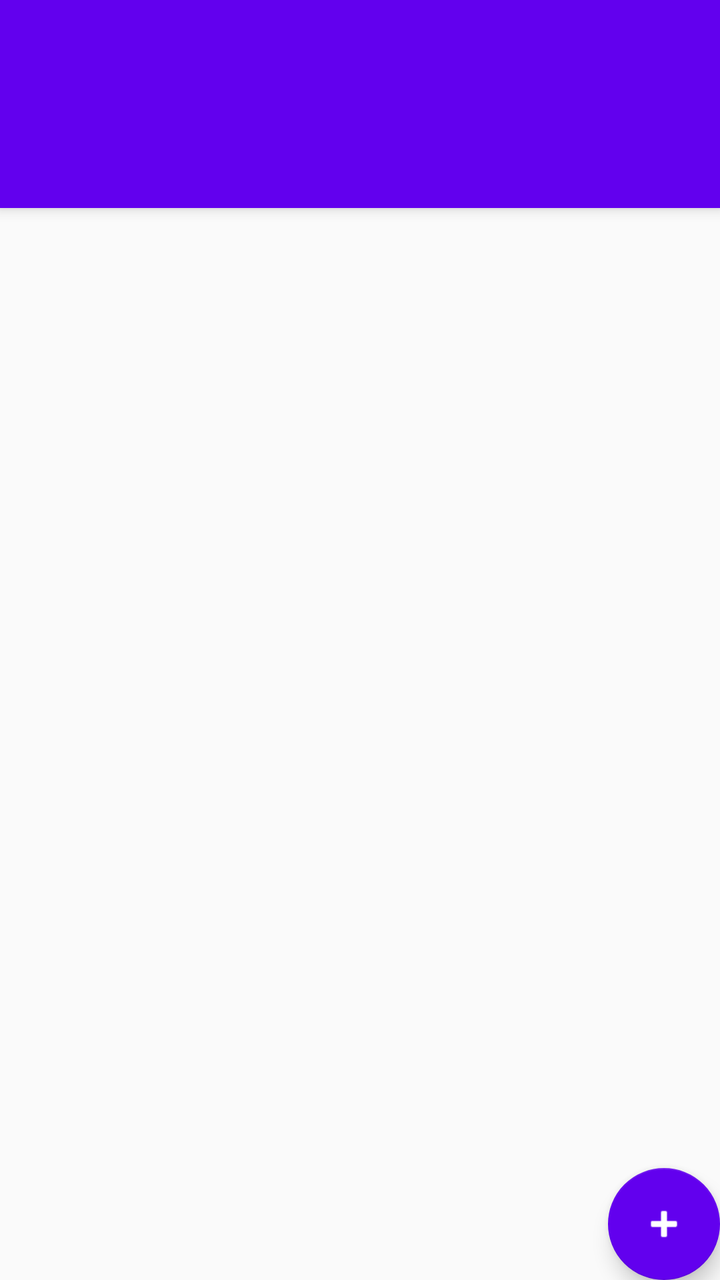
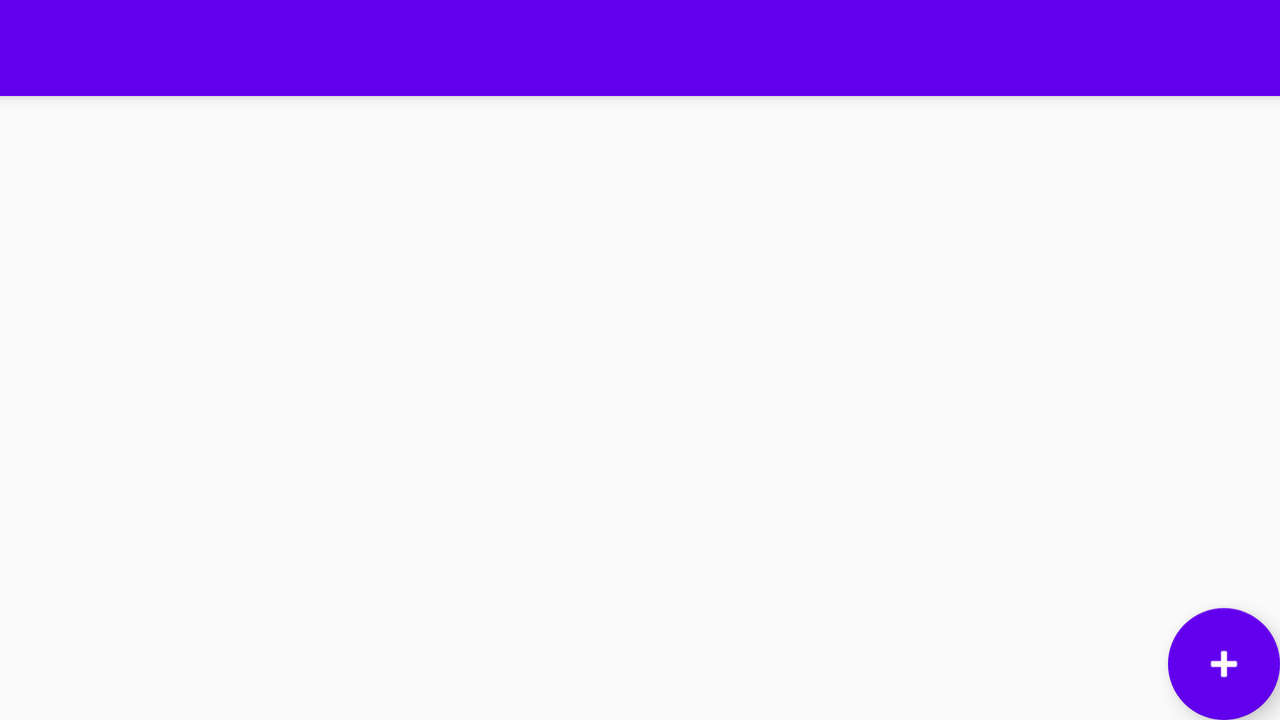

An Android layout and its configuration variant, each rendered on a device that would load it. The default file and the variant file are quoted in full after the pictures.
<!-- AndroidManifest.xml: activity theme AppTheme.NoActionBar -->
<!-- res/layout/activity_home.xml -->
<?xml version="1.0" encoding="utf-8"?>
<android.support.design.widget.CoordinatorLayout xmlns:android="http://schemas.android.com/apk/res/android"
    xmlns:app="http://schemas.android.com/apk/res-auto"
    xmlns:tools="http://schemas.android.com/tools"
    android:layout_width="match_parent"
    android:layout_height="match_parent"
    android:fitsSystemWindows="true"
    tools:context="android.jvedang.locationreminder.HomeActivity">

    <android.support.design.widget.AppBarLayout
        android:layout_width="match_parent"
        android:layout_height="wrap_content"
        android:theme="@style/AppTheme.AppBarOverlay">

        <android.support.v7.widget.Toolbar
            android:id="@+id/toolbar"
            android:layout_width="match_parent"
            android:layout_height="?attr/actionBarSize"
            android:background="?attr/colorPrimary"
            app:layout_scrollFlags="scroll|enterAlways" />


        <android.support.design.widget.TabLayout
            android:id="@+id/tabLayout"
            android:layout_width="match_parent"
            android:layout_height="wrap_content"
            app:tabTextColor="@android:color/white"
            app:tabSelectedTextColor="@android:color/white"
            app:tabIndicatorColor="@android:color/white"
            app:tabMode="fixed"
            app:tabGravity="fill"
            app:tabIndicatorHeight="6dp"/>

    </android.support.design.widget.AppBarLayout>

    <android.support.v4.view.ViewPager
        android:id="@+id/viewPager"
        android:layout_width="match_parent"
        android:layout_height="match_parent"
        app:layout_behavior="@string/appbar_scrolling_view_behavior"/>

    <android.support.design.widget.FloatingActionButton
        android:id="@+id/fab"
        android:layout_width="wrap_content"
        android:layout_height="wrap_content"
        android:layout_gravity="bottom|end"
        android:layout_margin="@dimen/fab_margin"
        android:src="@android:drawable/ic_input_add"
        android:baselineAlignBottom="false"
        android:clickable="false"
        android:tint="@color/primary_text_default_material_dark" />

</android.support.design.widget.CoordinatorLayout>
<!-- resources referenced by this layout -->
<resources>
  <style name="AppTheme.AppBarOverlay" parent="ThemeOverlay.AppCompat.Dark.ActionBar" />
  <style name="AppTheme.NoActionBar">
          <item name="windowActionBar">false</item>
          <item name="windowNoTitle">true</item>
          <item name="colorAccent">@color/colorPrimary</item>
          <item name="colorPrimaryDark">@color/colorPrimary</item>
  
      </style>
</resources>
<!-- res/layout-land/activity_home.xml (the repository's variant of the layout above) -->
<!-- drawn on the phone turned sideways -->
<?xml version="1.0" encoding="utf-8"?>
<android.support.design.widget.CoordinatorLayout xmlns:android="http://schemas.android.com/apk/res/android"
    xmlns:app="http://schemas.android.com/apk/res-auto"
    xmlns:tools="http://schemas.android.com/tools"
    android:layout_width="match_parent"
    android:layout_height="match_parent"
    android:fitsSystemWindows="true"
    tools:context="android.jvedang.locationreminder.HomeActivity">

    <android.support.design.widget.AppBarLayout
        android:layout_width="match_parent"
        android:layout_height="wrap_content"
        android:theme="@style/AppTheme.AppBarOverlay">

        <android.support.v7.widget.Toolbar
            android:id="@+id/toolbar"
            android:layout_width="match_parent"
            android:layout_height="?attr/actionBarSize"
            android:background="?attr/colorPrimary"
            app:layout_scrollFlags="scroll|enterAlways" />



    </android.support.design.widget.AppBarLayout>

    <include layout="@layout/content_home" />

    <android.support.design.widget.FloatingActionButton
        android:id="@+id/fab"
        android:layout_width="wrap_content"
        android:layout_height="wrap_content"
        android:layout_gravity="bottom|end"
        android:layout_margin="@dimen/fab_margin"
        android:src="@android:drawable/ic_input_add"
        android:baselineAlignBottom="false"
        android:clickable="false"
        android:tint="@color/primary_text_default_material_dark" />

</android.support.design.widget.CoordinatorLayout>
<!-- res/layout/content_home.xml (included above) -->
<?xml version="1.0" encoding="utf-8"?>
<RelativeLayout xmlns:android="http://schemas.android.com/apk/res/android"
    xmlns:app="http://schemas.android.com/apk/res-auto"
    xmlns:tools="http://schemas.android.com/tools"
    android:layout_width="match_parent"
    android:layout_height="match_parent"
    app:layout_behavior="@string/appbar_scrolling_view_behavior"
    tools:context="android.jvedang.locationreminder.HomeActivity"
    tools:showIn="@layout/activity_home">




</RelativeLayout>
<!-- res/layout/activity_home.xml (included above) -->
<?xml version="1.0" encoding="utf-8"?>
<android.support.design.widget.CoordinatorLayout xmlns:android="http://schemas.android.com/apk/res/android"
    xmlns:app="http://schemas.android.com/apk/res-auto"
    xmlns:tools="http://schemas.android.com/tools"
    android:layout_width="match_parent"
    android:layout_height="match_parent"
    android:fitsSystemWindows="true"
    tools:context="android.jvedang.locationreminder.HomeActivity">

    <android.support.design.widget.AppBarLayout
        android:layout_width="match_parent"
        android:layout_height="wrap_content"
        android:theme="@style/AppTheme.AppBarOverlay">

        <android.support.v7.widget.Toolbar
            android:id="@+id/toolbar"
            android:layout_width="match_parent"
            android:layout_height="?attr/actionBarSize"
            android:background="?attr/colorPrimary"
            app:layout_scrollFlags="scroll|enterAlways" />


        <android.support.design.widget.TabLayout
            android:id="@+id/tabLayout"
            android:layout_width="match_parent"
            android:layout_height="wrap_content"
            app:tabTextColor="@android:color/white"
            app:tabSelectedTextColor="@android:color/white"
            app:tabIndicatorColor="@android:color/white"
            app:tabMode="fixed"
            app:tabGravity="fill"
            app:tabIndicatorHeight="6dp"/>

    </android.support.design.widget.AppBarLayout>

    <android.support.v4.view.ViewPager
        android:id="@+id/viewPager"
        android:layout_width="match_parent"
        android:layout_height="match_parent"
        app:layout_behavior="@string/appbar_scrolling_view_behavior"/>

    <android.support.design.widget.FloatingActionButton
        android:id="@+id/fab"
        android:layout_width="wrap_content"
        android:layout_height="wrap_content"
        android:layout_gravity="bottom|end"
        android:layout_margin="@dimen/fab_margin"
        android:src="@android:drawable/ic_input_add"
        android:baselineAlignBottom="false"
        android:clickable="false"
        android:tint="@color/primary_text_default_material_dark" />

</android.support.design.widget.CoordinatorLayout>
